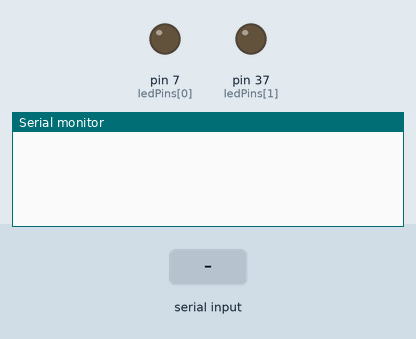
Bench run of a sketch on a simulated Arduino Mega 2560, built with avr-gcc and run on an emulated ATmega2560. On the bench: output pins drawn as LEDs (lit = HIGH), the last lines printed to the serial monitor. Inputs (shaded band) come from the test bench.

Above: at 1.2 s.
1.3 s: "off\n" received over the second serial link
At 2.5 s:
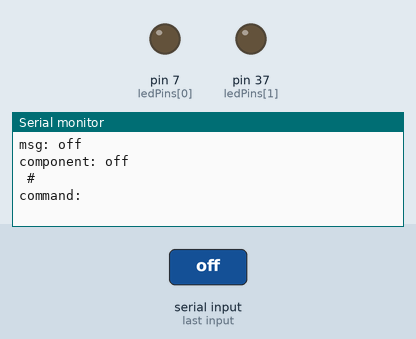
2.8 s: "on\n" received over the second serial link
At 3.8 s:
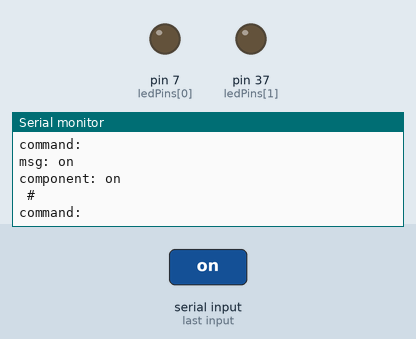
4.3 s: "led\n" received over the second serial link
At 5.0 s:
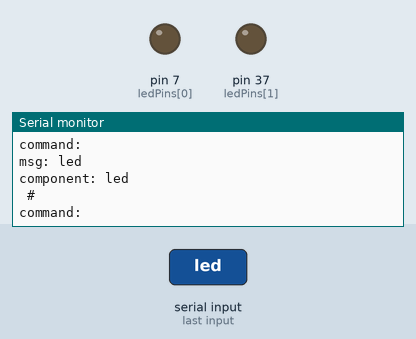

Measured:
- after the input at 1.3 s, the serial monitor: prints a new line at once (image 1)
- after the input at 2.8 s, the serial monitor: prints a new line at once (image 2)
- after the input at 4.3 s, the serial monitor: prints a new line at once (image 3)

The sketch:

bluetooth.ino
```cpp
#include <SoftwareSerial.h>
#include <AccelStepper.h>

void decodeMsg(String data, String &componentType, String &componentNum, String &command);
String getValue(String data, char separator, int index);
void updateLED(String state);

typedef struct {
  int translateX;
  int translateY;
  int theta;
} DriveCommand;

SoftwareSerial Bluetooth(A8, 38); // Arduino(RX, TX) - HC-05 Bluetooth (TX, RX)
String msg = "";                  // string received by HC-05
String componentType = "";        // type of component to control, eg led, motor, servo, etc.
String componentNum = "";         // which component in type to control, eg led0, led1, etc.
String command = "";              // command to send to component

DriveCommand driveCommand;
AccelStepper WheelFL(1, 40, 41);  // (Type:driver, STEP, DIR) - Stepper 1
AccelStepper WheelFR(1, 42, 43);  // Stepper 2
AccelStepper WheelBL(1, 46, 47);  // Stepper 3
AccelStepper WheelBR(1, 44, 45);  // Stepper 4

int ledPins[] = {7, 37};

int speedMulti = 10;

/* decodes the string received by the HC-05 bluetooth module */
void decodeMsg(String msg, String &componentType, String &componentNum, String &command)
{
  msg.replace("(", "");
  msg.replace(")", "");
  componentType = getValue(msg, ' ', 0);
  componentNum = getValue(msg, ' ', 1);
  command = getValue(msg, ' ', 2);
}

/* Separate a string about a specific charactor */
String getValue(String data, char separator, int index)
{
  int found = 0;
  int strIndex[] = {0, -1};
  int maxIndex = data.length() - 1;

  for (int i = 0; i <= maxIndex && found <= index; i++)
  {
    if (data.charAt(i) == separator || i == maxIndex)
    {
      found++;
      strIndex[0] = strIndex[1] + 1;
      strIndex[1] = (i == maxIndex) ? i + 1 : i;
    }
  }
  return found > index ? data.substring(strIndex[0], strIndex[1]) : "";
}

/* decodes the command received for driving from mobile app */
void decodeDriveMsg(String msg, DriveCommand &driveCommand)
{
  driveCommand.translateX = getValue(msg, ',', 0).toInt();
  driveCommand.translateY = getValue(msg, ',', 1).toInt();
  driveCommand.theta      = getValue(msg, ',', 2).toInt();
}

/* updates stepper motor speeds */
void updateDrive(DriveCommand driveCommand)
{
  int speedFL, speedFR, speedBL, speedBR;

  speedFL = speedMulti * ( driveCommand.translateY + driveCommand.translateX + driveCommand.theta);
  speedFR = speedMulti * (-driveCommand.translateY + driveCommand.translateX + driveCommand.theta);
  speedBL = speedMulti * ( driveCommand.translateY - driveCommand.translateX + driveCommand.theta);
  speedBR = speedMulti * (-driveCommand.translateY - driveCommand.translateX + driveCommand.theta);

  Bluetooth.println((String)speedFL+" "+speedFR+"\n"+speedBL+" "+speedBR);

  WheelFL.setSpeed(speedFL);
  WheelFR.setSpeed(speedFR);
  WheelBL.setSpeed(speedBL);
  WheelBR.setSpeed(speedBR);
}

void updateLED(int pin, String state)
{
  if (state == "off")
  {
    digitalWrite(pin, LOW);     // Turn LED OFF
    Bluetooth.println("LED: OFF"); // Send back, to the phone, the String "LED: ON"
  }
  else if (state == "on")
  {
    digitalWrite(pin, HIGH);
    Bluetooth.println("LED: ON");
  }
}

void setup()
{
  // Setup LED pins
  for (int i=0; i<(sizeof(ledPins)/sizeof(ledPins[0])); i++)
  {
    pinMode(ledPins[i], OUTPUT);
    digitalWrite(ledPins[i], LOW);
  }

  // Set initial max speed for stepper motors
  WheelFL.setMaxSpeed(3000);
  WheelFR.setMaxSpeed(3000);
  WheelBL.setMaxSpeed(3000);
  WheelBR.setMaxSpeed(3000);

  Serial.begin(38400);    // Default communication rate of the Bluetooth module
  Bluetooth.begin(38400); // Default communication rate of the Bluetooth module
  Bluetooth.setTimeout(1);
}

void loop()
{
  // get Serial msg
  if (Bluetooth.available() > 0)
  {                               // Checks whether data is comming from the serial port
    msg = Bluetooth.readString(); // Reads the data from the serial port
    decodeMsg(msg, componentType, componentNum, command);
    Serial.println("msg: " + msg);
    Serial.println("component: " + componentType + " #" + componentNum);
    Serial.println("command: " + command);
    Serial.println();
  }

  // component controller
  if (componentType == "led")
  {
    int ledNum = componentNum.toInt();

    updateLED(ledPins[ledNum], command);
  }

  if (componentType == "drive")
  {
    decodeDriveMsg(command, driveCommand);
    updateDrive(driveCommand);
  }

  WheelFL.runSpeed();
  WheelFR.runSpeed();
  WheelBL.runSpeed();
  WheelBR.runSpeed();

  // reset msg
  componentType = "";
  componentNum = "";
  command = "";
}
```

stepper_test.ino
```cpp
// #include <AccelStepper.h>

// AccelStepper WheelFL(1, 40, 41);  // (Type:driver, STEP, DIR) - Stepper 1
// AccelStepper WheelFR(1, 42, 43);  // Stepper 2
// AccelStepper WheelBL(1, 46, 47);  // Stepper 3
// AccelStepper WheelBR(1, 44, 45);  // Stepper 4

// void setup() {
//   WheelFL.setMaxSpeed(400);
//   WheelFR.setMaxSpeed(400);
//   WheelBL.setMaxSpeed(400);
//   WheelBR.setMaxSpeed(400);
//   WheelFL.setSpeed(400);
//   WheelFR.setSpeed(400);
//   WheelBL.setSpeed(400);
//   WheelBR.setSpeed(400);
// }

// void loop() {
//    WheelFL.runSpeed();
//    WheelFR.runSpeed();
//    WheelBL.runSpeed();
//    WheelBR.runSpeed();
// }
```
